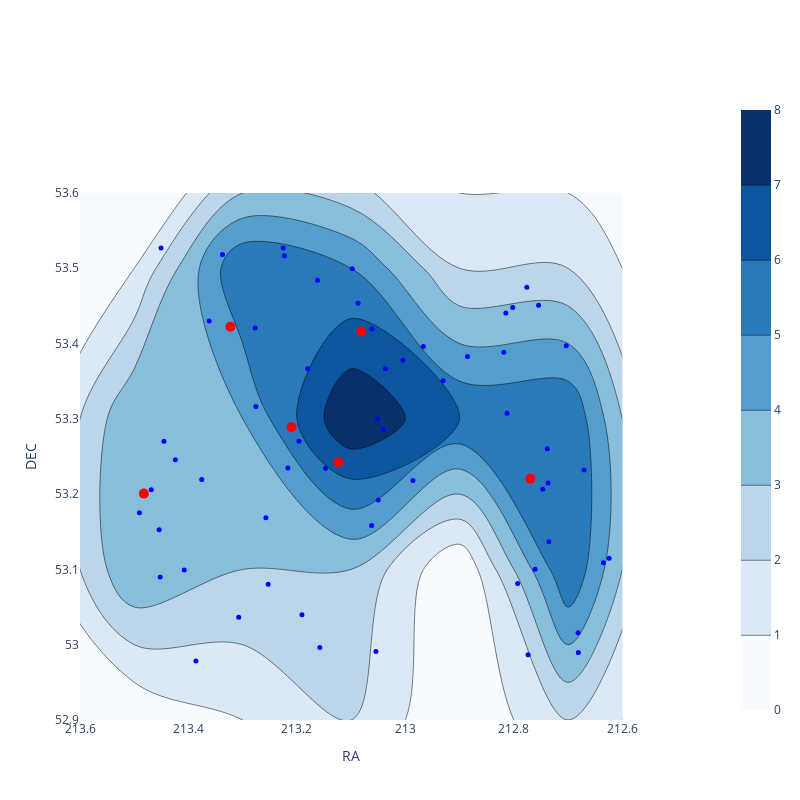

The notebook cell saved with this chart:
### Code cell
fig = go.Figure(data=data,layout=layout)
plotly.offline.iplot(fig)
